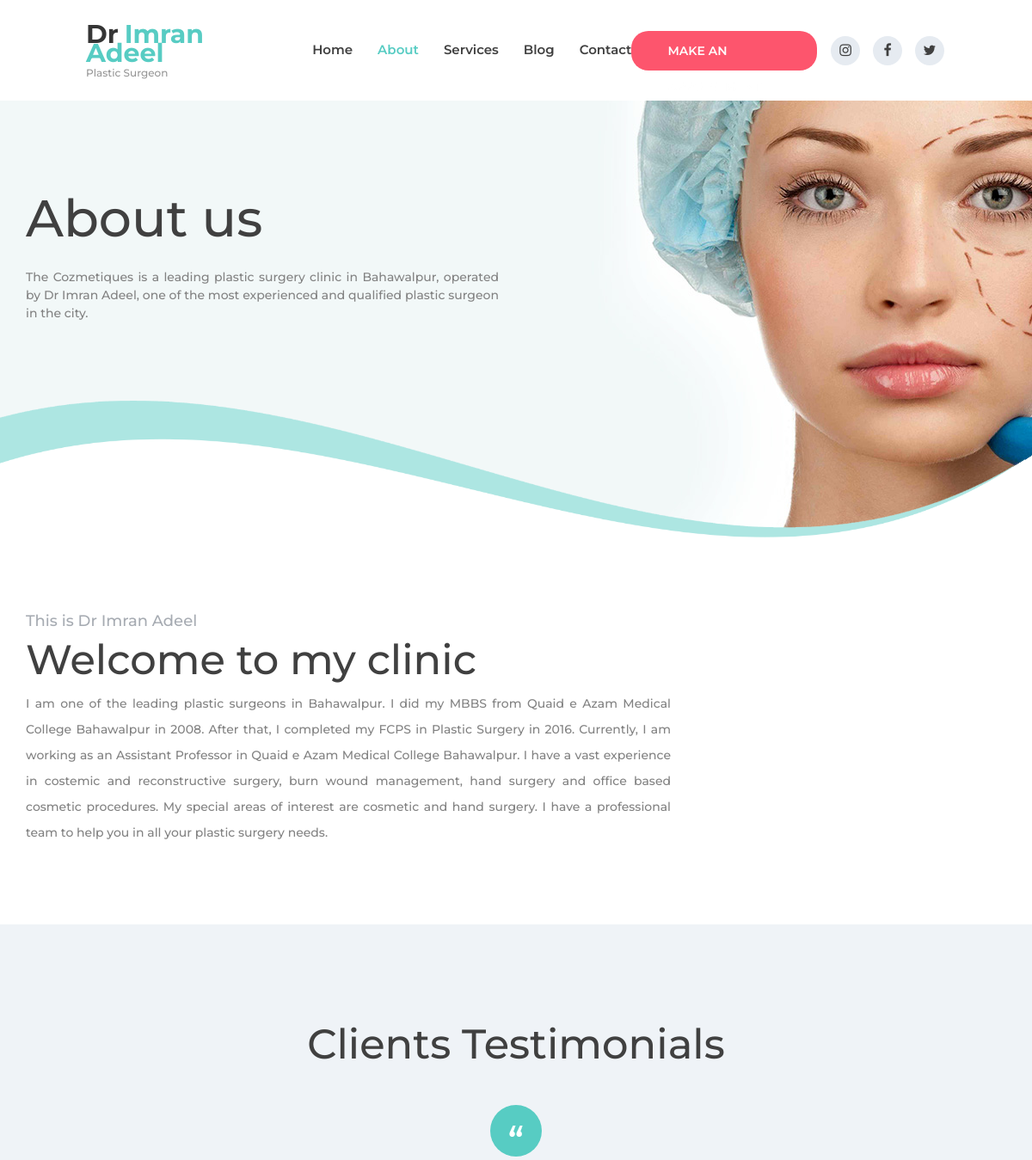
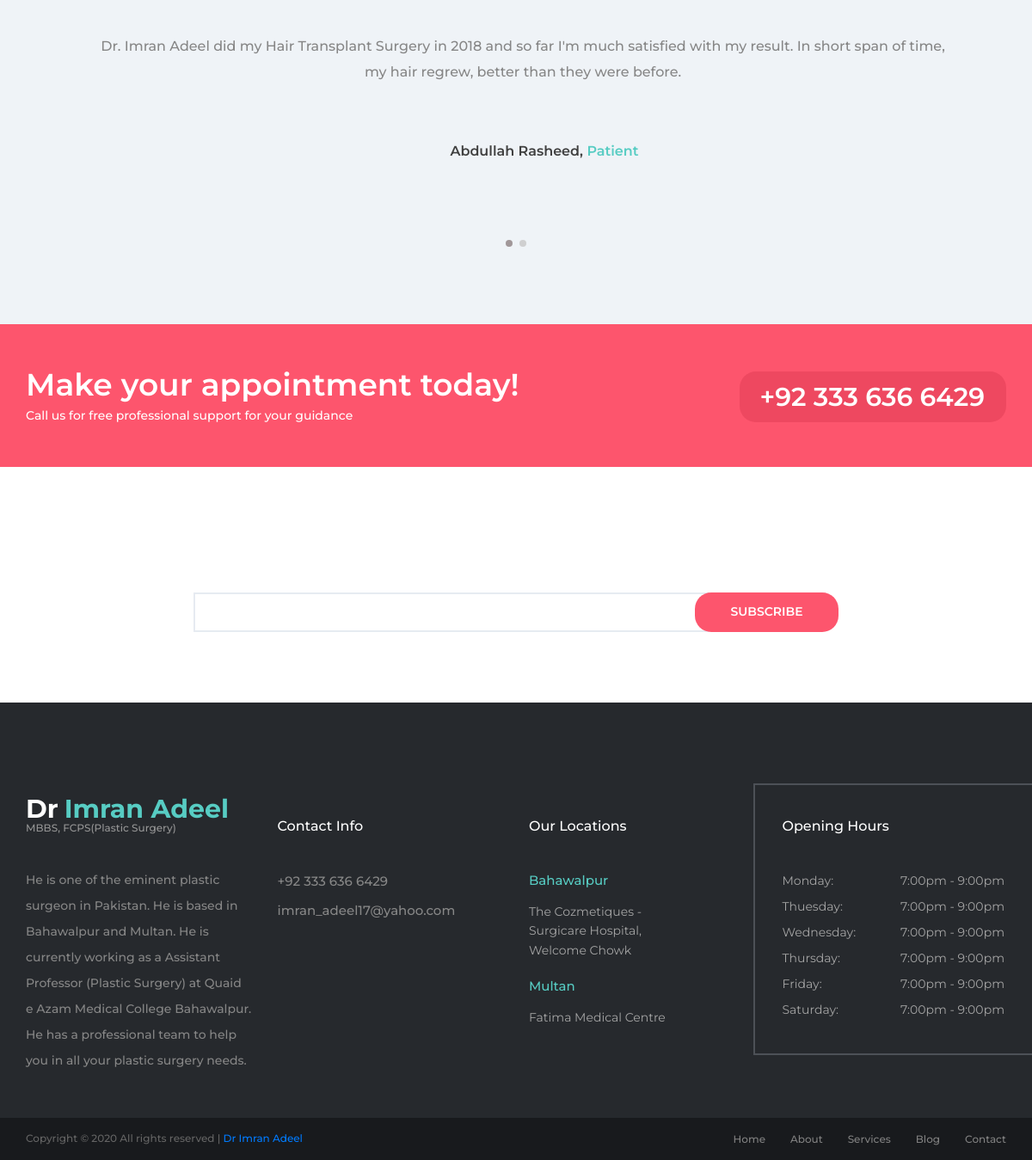
The page /about/ on the database its author committed (2 pictures, top to bottom).
### doctor_app/models.py (models this page shows, shortened)
class ClientTestimonial(models.Model):
    client_name = models.CharField(
        max_length=50, verbose_name='Client name', blank=True)
    client_testimonial = models.TextField(
        verbose_name='Client testimonial', blank=True)
    client_picture = models.ImageField(
        verbose_name='Client picture', upload_to='blogs/', blank=True, default='blogs/default-client.png')

### doctor_app/views.py (the view, shortened to what this page needs)
# urls.py: path('about/', views.about, name='about'),
def about(request):
    subscriber_form = forms.SubscriberForm()
    s_html = None
    if request.method == 'POST':
        subscriber_form = forms.SubscriberForm(request.POST)
        if subscriber_form.is_valid():
            subscriber_form.save(commit=True)
            request.method = "GET3"
            return about(request)
    testimonials_list = ClientTestimonial.objects.order_by('client_name')
    data = {'page': 'About', 'about': True,
            'testimonials': testimonials_list, 'subscriber_form': subscriber_form, 's_html': s_html}
    return render(request, 'about.html', context=data)

### doctor_app/forms.py
class SubscriberForm(forms.ModelForm):
    email = forms.EmailField(label=False, required=True, widget=forms.TextInput(
        attrs={'id': 'newsletter_email', 'class': 'newsletter_input', 'placeholder': 'Your email', 'required': "required"}))
    class Meta:
        model = Subscriber
        fields = '__all__'

### templates/about.html (shortened to what this page needs)
<!DOCTYPE html>
{% load staticfiles %}
<html lang="en">
  <head>
    <link rel="stylesheet" type="text/css" href= {% static "css/bootstrap-4.1.2/bootstrap.min.css" %}>
    <link rel="stylesheet" type="text/css" href= {% static "plugins/font-awesome-4.7.0/css/font-awesome.min.css" %}>
    <link rel="stylesheet" type="text/css" href= {% static "plugins/OwlCarousel2-2.2.1/owl.carousel.css" %}>
    <link rel="stylesheet" type="text/css" href= {% static "plugins/OwlCarousel2-2.2.1/owl.theme.default.css" %}>
    <link rel="stylesheet" type="text/css" href= {% static "plugins/OwlCarousel2-2.2.1/animate.css" %}>
    <link rel="stylesheet" type="text/css" href={% static "css/about.css" %}>
    <link rel="stylesheet" type="text/css" href={% static "css/about_responsive.css" %}>
    <link rel="stylesheet" type="text/css" href={% static "css/elements.css" %}>
    <link rel="stylesheet" type="text/css" href={% static "css/elements_responsive.css" %}>
    <link rel="stylesheet" type="text/css" href={% static "css/modal.css" %} />
  </head>
  <body>
    <div class="super_container">
      <header class="header trans_400">
        <div class="header_content d-flex flex-row align-items-center jusity-content-start trans_400">
          <div class="logo">
            <a href="{% url "doctor_app:index" %}">
              <div>Dr<span>Imran Adeel</span></div>
              <div>Plastic Surgeon</div>
            </a>
          </div>
          <nav class="main_nav">
            <ul class="d-flex flex-row align-items-center justify-content-start">
              <li class="{% if home %}active{% endif %}"><a href="{% url "doctor_app:index" %}">Home</a></li>
              <li class="{% if about %}active{% endif %}"><a href="{% url "doctor_app:about" %}">About</a></li>
              <li class="{% if services %}active{% endif %}"><a href="{% url "doctor_app:services" %}">Services</a></li>
              <li class="{% if blog %}active{% endif %}"><a href="{% url "doctor_app:blog" %}">Blog</a></li>
              <li class="{% if contact %}active{% endif %}"><a href="{% url "doctor_app:contact" %}">Contact</a></li>
            </ul>
          </nav>
          <div class="header_extra d-flex flex-row align-items-center justify-content-end ml-auto">
            <div class="button button_1 header_button"><a href="#appoint">Make an Appointment</a></div>
            <div class="social header_social">
              <ul class="d-flex flex-row align-items-center justify-content-start">
                <li>
                  <a href="#"><i class="fa fa-instagram" aria-hidden="true"></i></a>
                </li>
                <li>
                  <a href="https://www.facebook.com/imran.adeel.plasticsurgeon.2017/"
                    ><i class="fa fa-facebook" aria-hidden="true"></i
                  ></a>
                </li>
                <li>
                  <a href="#"><i class="fa fa-twitter" aria-hidden="true"></i></a>
                </li>
              </ul>
            </div>
          </div>
        </div>
      </header>
<div class="home d-flex flex-column align-items-start justify-content-end">
    <div class="parallax_background parallax-window" data-parallax="scroll" data-image-src={% static "images/about.jpg" %} data-speed="0.8"></div>
    <div class="home_overlay"><img src={% static "images/home_overlay.png" %} alt=""></div>
    <div class="home_container">
        <div class="container">
            <div class="row">
                <div class="col">
                    <div class="home_content">
                        <div class="home_title">About us</div><br>
                        <div class="home_text" style="text-align: justify;">The Cozmetiques is a leading plastic surgery clinic in Bahawalpur, operated by Dr Imran Adeel, one of the most experienced and qualified plastic surgeon in the city.</div>
                    </div>
                </div>
            </div>
        </div>
    </div>
</div>
<div class="intro">
    <div class="container">
        <div class="row">
            <div class="col-lg-8">
                <div class="intro_content">
                    <div class="section_title_container">
                        <div class="section_subtitle">This is Dr Imran Adeel</div>
                        <div class="section_title"><h2>Welcome to my clinic</h2></div>
                    </div>
                    <div>
                        <p style="text-align: justify;">I am one of the leading plastic surgeons in Bahawalpur. I did my MBBS from Quaid e Azam Medical College Bahawalpur in 2008. After that, I completed my FCPS in Plastic Surgery in 2016. Currently, I am working as an Assistant Professor in Quaid e Azam Medical College Bahawalpur. I have a vast experience in costemic and reconstructive surgery, burn wound management, hand surgery and office based cosmetic procedures. My special areas of interest are cosmetic and hand surgery. I have a professional team to help you in all your plastic surgery needs.</p>
                    </div>
                </div>
            </div>
            <div class="col-lg-3 offset-lg-1">
                <div class="intro_image"><img src={% static "images/drimran.jpg" %} height="370" alt=""></div>
            </div>
        </div>
    </div>
</div>
<div class="testimonials">
    <div class="container">
        <div class="row">
            <div class="col">
                <div class="section_title_container text-center">
                    <div class="section_title"><h2>Clients Testimonials</h2></div>
                </div>
            </div>
        </div>
        <div class="row testimonials_row">
            <div class="col">
                <div class="quote d-flex flex-column align-items-center justify-content-center ml-auto mr-auto"><img src={% static "images/quote.png" %} alt=""></div>
                <div class="test_slider_container">
                    <div class="owl-carousel owl-theme test_slider">
                        {% for testimonial in testimonials %}
                        <div class="owl-item">
                            <div class="test_item text-center">
                                <div class="test_text">
                                    <p>{{testimonial.client_testimonial}}</p>
                                </div>
                                <div class="test_info d-flex flex-row align-items-center justify-content-center">
                                    <div class="test_image"><img src="{{testimonial.client_picture.url}}" alt=""></div>
                                    <div class="test_text">{{testimonial.client_name}}, <span>Patient</span></div>
                                </div>
                            </div>
                        </div>
                        {% endfor %}
                    </div>
                </div>
            </div>
        </div>
    </div>
</div>
<div class="cta">
    <div class="container">
        <div class="row">
            <div class="col">
                <div class="cta_container d-flex flex-lg-row flex-column align-items-lg-center align-items-start justify-content-start">
                    <div class="cta_content">
                        <div class="cta_title">Make your appointment today!</div>
                        <div class="cta_text">Call us for free professional support for your guidance</div>
                    </div>
                    <div class="cta_phone ml-lg-auto">+92 333 636 6429</div>
                </div>
            </div>
        </div>
    </div>
</div>
</div>
      <div class="newsletter">
        <div
          class="parallax_background parallax-window"
          data-parallax="scroll"
          data-image-src={% static "images/newsletter.jpg" %}
          data-speed="0.8"
        ></div>
        <div class="container">
          <div class="row">
            <div class="col text-center">
              <div class="newsletter_title">Subscribe to our newsletter</div>
            </div>
          </div>
          <div class="row newsletter_row">
            <div class="col-lg-8 offset-lg-2">
              <div class="newsletter_form_container">
                <form method="POST" id="newsleter_form" class="newsletter_form">
                  {{subscriber_form}}
                  <button type="submit" id="myBtn1" class="newsletter_button">subscribe</button>
                </form>
              </div>
            </div>
          </div>
        </div>
      </div>
      <footer class="footer">
        <div class="footer_content">
          <div class="container">
            <div class="row">
              <div class="col-lg-3 footer_col">
                <div class="footer_about">
                  <div class="footer_logo">
                    <a href="{% url "doctor_app:index" %}">
                      <div>Dr<span>Imran Adeel</span></div>
                      <div>MBBS, FCPS(Plastic Surgery)</div>
                    </a>
                  </div>
                  <div class="footer_about_text">
                    <p>
                      He is one of the eminent plastic surgeon in Pakistan. He is based in Bahawalpur and Multan. He is currently working as a Assistant Professor (Plastic Surgery) at Quaid e Azam Medical College Bahawalpur. He has a professional team to help you in all your
                      plastic surgery needs.
                    </p>
                  </div>
                </div>
              </div>
              <div class="col-lg-3 footer_col">
                <div class="footer_contact">
                  <div class="footer_title">Contact Info</div>
                  <ul class="contact_list">
                    <li>+92 333 636 6429</li>
                    <li>imran_adeel17@yahoo.com</li>
                  </ul>
                </div>
              </div>
              <div class="col-lg-3 footer_col">
                <div class="footer_location">
                  <div class="footer_title">Our Locations</div>
                  <ul class="locations_list">
                    <li>
                      <div class="location_title">Bahawalpur</div>
                      <div class="location_text">The Cozmetiques - Surgicare Hospital, Welcome Chowk</div>
                    </li>
                    <li>
                      <div class="location_title">Multan</div>
                      <div class="location_text">Fatima Medical Centre</div>
                    </li>
                  </ul>
                </div>
              </div>
              <div class="col-lg-3 footer_col">
                <div class="opening_hours">
                  <div class="footer_title">Opening Hours</div>
                  <ul class="opening_hours_list">
                    <li class="d-flex flex-row align-items-start justify-content-start">
                      <div>Monday:</div>
                      <div class="ml-auto">7:00pm - 9:00pm</div>
                    </li>
                    <li class="d-flex flex-row align-items-start justify-content-start">
                      <div>Thuesday:</div>
                      <div class="ml-auto">7:00pm - 9:00pm</div>
                    </li>
                    <li class="d-flex flex-row align-items-start justify-content-start">
                      <div>Wednesday:</div>
                      <div class="ml-auto">7:00pm - 9:00pm</div>
                    </li>
                    <li class="d-flex flex-row align-items-start justify-content-start">
                      <div>Thursday:</div>
                      <div class="ml-auto">7:00pm - 9:00pm</div>
                    </li>
                    <li class="d-flex flex-row align-items-start justify-content-start">
                      <div>Friday:</div>
                      <div class="ml-auto">7:00pm - 9:00pm</div>
                    </li>
                    <li class="d-flex flex-row align-items-start justify-content-start">
                      <div>Saturday:</div>
                      <div class="ml-auto">7:00pm - 9:00pm</div>
                    </li>
                  </ul>
                </div>
              </div>
            </div>
          </div>
        </div>
        <div class="footer_bar">
          <div class="container">
            <div class="row">
              <div class="col">
                <div
                  class="footer_bar_content d-flex flex-md-row flex-column align-items-md-center justify-content-start"
                >
                  <div class="copyright">
                    Copyright &copy;
                    All rights reserved | <a href="/admin">Dr Imran Adeel</a>
                  </div>
                  <nav class="footer_nav ml-md-auto">
                    <ul class="d-flex flex-row align-items-center justify-content-start">
                      <li><a href="{% url "doctor_app:index" %}">Home</a></li>
                      <li><a href="{% url "doctor_app:about" %}">About</a></li>
                      <li><a href="{% url "doctor_app:services" %}">Services</a></li>
                      <li><a href="{% url "doctor_app:blog" %}">Blog</a></li>
                      <li><a href="{% url "doctor_app:contact" %}">Contact</a></li>
                    </ul>
                  </nav>
                </div>
              </div>
            </div>
          </div>
        </div>
      </footer>
  </body>
</html>

### static/css/about_responsive.css (style rules this page uses)
@media only screen and (max-width: 1840px) { .main_nav { margin-left: 143px; } }
@media only screen and (max-width: 1600px) { .main_nav { margin-left: 54px; } }
@media only screen and (max-width: 1280px) { .main_nav ul li:not(:last-child) { margin-right: 29px; } }

### static/css/elements_responsive.css (style rules this page uses)
@media only screen and (max-width: 1840px) { .main_nav { margin-left: 143px; } }
@media only screen and (max-width: 1600px) { .main_nav { margin-left: 54px; } }
@media only screen and (max-width: 1280px) { .main_nav ul li:not(:last-child) { margin-right: 29px; } }

### templates/about.html (style rules this page uses)
html { scroll-behavior: smooth; }

### rows shown on the page
ClientTestimonial: client_testimonial "Dr. Imran Adeel did my Hair Transplant Surgery in 2018 and so far I'm much satisfied with my result. In short span of time, my hair regrew, better than they were before.", client_name "Abdullah Rasheed"
